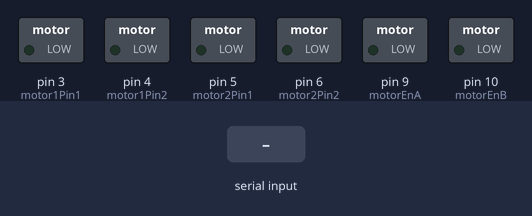
This sketch was run on a simulated Arduino Uno, built with avr-gcc and run on an emulated ATmega328P. On the bench: switched loads named in the sketch (green lamp = pin HIGH). The inputs (shaded band) are chosen by the test bench.

Above: at 1.2 s.
1.3 s: "R90\n" received over Serial
At 2.0 s:
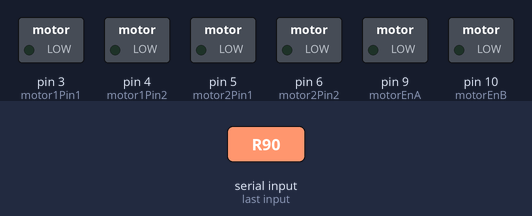
2.8 s: "L90\n" received over Serial
At 4.3 s:
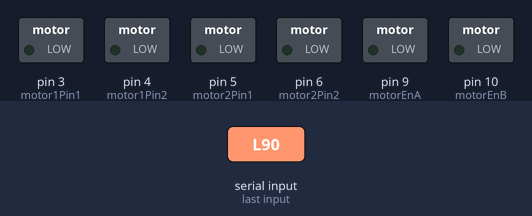
Timing chart, 0 to 5.8 s (numbered marks = the images above; inputs shaded):
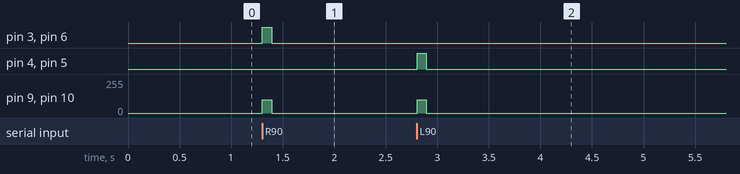

The sketch:

sendpwmTEST.ino
```cpp
// Define motor control pins (replace with your actual pins)
const int motor1Pin1 = 3;
const int motor1Pin2 = 4;
const int motor2Pin1 = 5;
const int motor2Pin2 = 6;
const int motorEnA = 9;
const int motorEnB = 10;

void setup() {
  Serial.begin(9600);
  // Set motor pins as outputs
  pinMode(motor1Pin1, OUTPUT);
  pinMode(motor1Pin2, OUTPUT);
  pinMode(motor2Pin1, OUTPUT);
  pinMode(motor2Pin2, OUTPUT);
  pinMode(motorEnA, OUTPUT);
  pinMode(motorEnB, OUTPUT);

}

void loop() {
  if (Serial.available() > 0) {
    String command = Serial.readStringUntil('\n');
    char direction = command.charAt(0);
    int duration = command.substring(1).toInt();

    if (direction == 'R') {
      rotateRight(duration);
    } else if (direction == 'L') {
      rotateLeft(duration);
    }
  }
}

void rotateRight(int duration) {
  // Example: Control motors for right rotation
  digitalWrite(motor1Pin1, HIGH);
  digitalWrite(motor1Pin2, LOW);
  digitalWrite(motor2Pin1, LOW);
  digitalWrite(motor2Pin2, HIGH);
  analogWrite(motorEnA, 100);  // Set speed for Motor 1
  analogWrite(motorEnB, 100);  // Set speed for Motor 2
  delay(duration);
  stopMotors();
}

void rotateLeft(int duration) {
  // Example: Control motors for left rotation
  digitalWrite(motor1Pin1, LOW);
  digitalWrite(motor1Pin2, HIGH);
  digitalWrite(motor2Pin1, HIGH);
  digitalWrite(motor2Pin2, LOW);
  analogWrite(motorEnA, 100);  // Set speed for Motor 1
  analogWrite(motorEnB, 100);  // Set speed for Motor 2
  delay(duration);
  stopMotors();
}

void stopMotors() {
  // Stop all motors
  digitalWrite(motor1Pin1, LOW);
  digitalWrite(motor1Pin2, LOW);
  digitalWrite(motor2Pin1, LOW);
  digitalWrite(motor2Pin2, LOW);
  analogWrite(motorEnA, 0);  // Set speed for Motor 1
  analogWrite(motorEnB, 0);  // Set speed for Motor 2
}
```

Measured:
- after the input at 1.3 s, pin 3 (motor1Pin1), pin 6 (motor2Pin2): LOW → HIGH at once, → LOW 0.09 s later; pin 9 (motorEnA), pin 10 (motorEnB): 0/255 → 100/255 at once, → 0/255 0.09 s later
- after the input at 2.8 s, pin 4 (motor1Pin2), pin 5 (motor2Pin1): LOW → HIGH at once, → LOW 0.09 s later; pin 9 (motorEnA), pin 10 (motorEnB): 0/255 → 100/255 at once, → 0/255 0.09 s later
